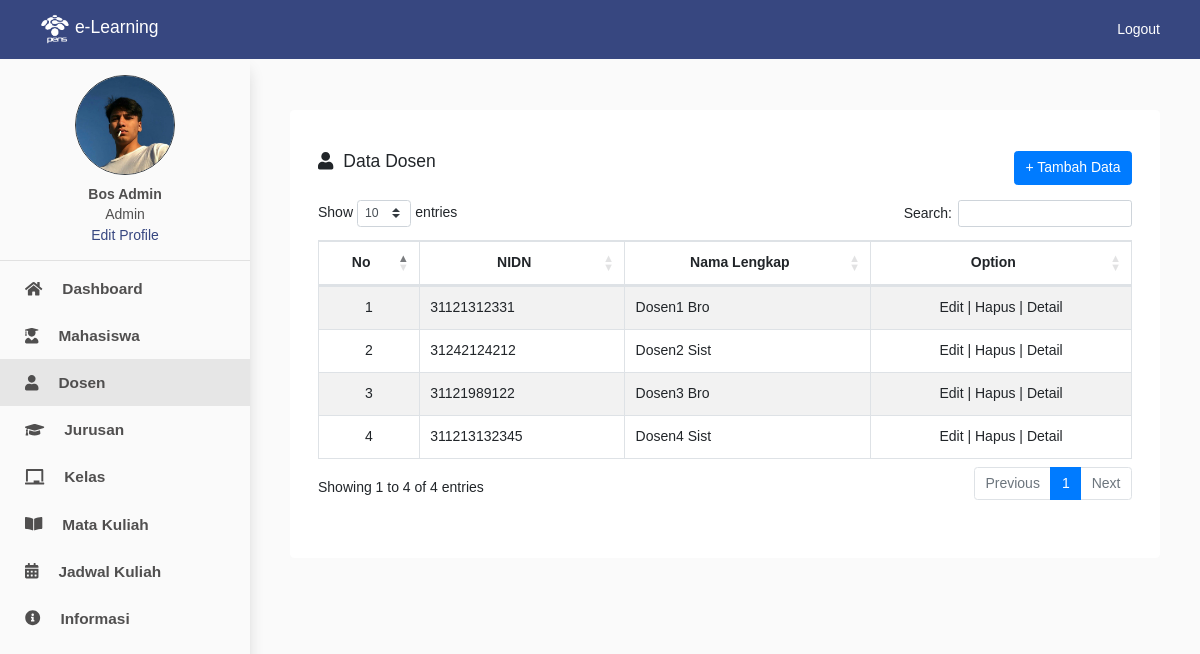
Screenshot of /view/admin/daftarDosen.php (signed in) with the database file from the repository.
### tables this page shows
CREATE TABLE `user` (
  `id` int(11) NOT NULL,
  `user_id` int(11) NOT NULL,
  `nama` varchar(100) NOT NULL,
  `email` varchar(100) NOT NULL,
  `password` varchar(100) NOT NULL,
  `nama_foto` varchar(100) NOT NULL,
  `tipe_foto` varchar(100) NOT NULL,
  `role` varchar(100) NOT NULL
);

CREATE TABLE `dosen` (
  `id` int(11) NOT NULL,
  `nidn` varchar(100) NOT NULL,
  `nama_depan` varchar(100) NOT NULL,
  `nama_belakang` varchar(100) NOT NULL,
  `jenis_kelamin` varchar(100) NOT NULL,
  `alamat` varchar(100) NOT NULL,
  `nohp` varchar(100) NOT NULL,
  `nama_foto` varchar(100) NOT NULL,
  `tipe_foto` varchar(100) NOT NULL
);

### view/admin/daftarDosen.php (the view, shortened to what this page needs)
<?php
include '../../config/connection.php';
$id = $_SESSION['id'];
$query = mysqli_query($connection, "SELECT * FROM user WHERE id = $id");
$result = mysqli_fetch_assoc($query);
?>
<!DOCTYPE html>
<html lang="en">
<head>
    <link rel="stylesheet" href="https://cdn.jsdelivr.net/npm/bootstrap@4.6.0/dist/css/bootstrap.min.css">
    <link rel="stylesheet" href="https://cdnjs.cloudflare.com/ajax/libs/font-awesome/5.13.0/css/all.min.css">
    <link rel="stylesheet" href="https://cdnjs.cloudflare.com/ajax/libs/twitter-bootstrap/4.5.2/css/bootstrap.css">
    <link rel="stylesheet" href="https://cdn.datatables.net/1.10.24/css/dataTables.bootstrap4.min.css">
    <link rel="stylesheet" href="../style.css">
</head>
<body style="background: #fafafa">
    <nav class="navbar navbar-light fixed-top" style="padding: 10px 40px; background-color: #374780">
        <a class="navbar-brand" href="#" style="color: #ffff">
            <img src="../assets/pens_putih.png" width="30" height="30" class="d-inline-block align-top" alt="">
            e-Learning
        </a>
        <span class="navbar-text">
            <a href="../../config/logout.php" style="color: #ffff; text-decoration: none">Logout</a>
        </span>
    </nav>
    <div class="wrapper">
        <nav id="sidebar">
            <div style="text-align: center; margin-top: 15px">
                <?php
                if ($result['nama_foto'] == '') {
                ?><img src="../assets/user.png" width="90px" height="90px" class="rounded-circle border border-dark"><br><br>
                <?php
                } else {
                ?><img src="../../profileUser/<?php echo $result['nama_foto'] ?>" width="100px" height="100px" class="rounded-circle border border-dark"><br><br>
                <?php
                }
                ?>
                <p style="margin-top: -12px; font-weight: bold; margin-bottom: 2px"><?php echo $result['nama'] ?></p>
                <p style="margin-top: -3px; margin-bottom: 0px">Admin</p>
                <a href="" style="color:#374780" data-toggle="modal" data-target="#editProfile">Edit Profile</a>
            </div>
            <hr>
            <ul class="list-unstyled components" style="margin-top: -10px">
                <li>
                    <a href="dashboard.php"><span class="fas fa-home" style="margin-right: 20px;"></span>Dashboard</a>
                </li>
                <li>
                    <a href="daftarMahasiswa.php"><span class="fas fa-user-graduate" style="margin-right: 20px;"></span>Mahasiswa</a>
                </li>
                <li class="active">
                    <a href="daftarDosen.php"><span class="fas fa-user" style="margin-right: 20px;"></span>Dosen</a>
                </li>
                <li>
                    <a href="daftarJurusan.php"><span class="fas fa-graduation-cap" style="margin-right: 20px;"></span>Jurusan</a>
                </li>
                <li>
                    <a href="daftarKelas.php"><span class="fas fa-chalkboard" style="margin-right: 20px;"></span>Kelas</a>
                </li>
                <li>
                    <a href="daftarMatkul.php"><span class="fas fa-book-open" style="margin-right: 20px;"></span>Mata Kuliah</a>
                </li>
                <li>
                    <a href="jadwalKuliah.php"><span class="fas fa-calendar-alt" style="margin-right: 20px;"></span>Jadwal Kuliah</a>
                </li>
                <li>
                    <a href="informasi.php"><span class="fas fa-info-circle" style="margin-right: 20px;"></span>Informasi</a>
                </li>
            </ul>
        </nav>
        <div class="content">
            <div style="padding: 30px 20px">
                <div class="jumbotron" style="background-color: #fff">
                    <div style="display: flex; justify-content: space-between">
                        <h5 style="margin-top: -15px; margin-bottom: 15px"><span class="fas fa-user" style="margin-right: 10px;"></span>Data Dosen</h5>
                        <button type="button" class="btn btn-primary" data-toggle="modal" data-target="#inputData" style="margin-top: -15px; margin-bottom: 15px">
                            + Tambah Data
                        </button>
                    </div>
                    <section>
                        <table id="example" class="table table-striped table-bordered" style="width:100%">
                            <thead>
                                <tr>
                                    <th style="text-align: center">No</th>
                                    <th style="text-align: center">NIDN</th>
                                    <th style="text-align: center">Nama Lengkap</th>
                                    <th style="text-align: center">Option</th>
                                </tr>
                            </thead>
                            <tbody>
                                <?php
                                $dataDosen = mysqli_query($connection, "SELECT * FROM dosen");
                                foreach ($dataDosen as $key => $value) { ?>
                                    <tr>
                                        <td style="text-align: center"><?php echo ++$key ?></td>
                                        <td><?php echo $value['nidn'] ?></td>
                                        <td><?php echo $value['nama_depan'] . ' ' . $value['nama_belakang'] ?></td>
                                        <td style="text-align: center">
                                            <a href="" data-toggle="modal" data-target="#editData<?php echo $value['id'] ?>">Edit</a> |
                                            <a href="" data-toggle="modal" data-target="#deleteData<?php echo $value['id'] ?>">Hapus</a> |
                                            <a href="" data-toggle="modal" data-target="#detailData<?php echo $value['id'] ?>">Detail</a>
                                        </td>
                                    </tr>
                                <?php
                                }
                                ?>
                            </tbody>
                        </table>
                    </section>
                </div>
            </div>
        </div>
    </div>
</body>
</html>

### view/style.css (style rules this page uses)
* { font-family: 'Poppins', sans-serif; font-size: 14px; }
.wrapper { display: flex; width: 100%; align-items: stretch; margin-top: 60px }
a, a:hover, a:focus { color: inherit; text-decoration: none; transition: all 0.3s; }
#sidebar { min-width: 250px; max-width: 250px; min-height: 100vh; background: rgb(250, 250, 250); color: rgb(80, 79, 79); transition: all 0.3s; box-shadow: 0 8px 16px -4px rgb(199, 199, 199); position: fixed; }
#sidebar ul li a { padding: 12px 25px; font-size: 1.1em; display: block; font-weight: 600; }
#sidebar ul li.active { color: rgb(80, 79, 79); background: #e6e6e6; }
.content { width: 100%; padding: 20px; min-height: 100vh; margin-left: 250px; }

### rows the page displays
user: nama_foto (picture), nama "Bos Admin"
dosen: nidn "31121312331", nama_depan "Dosen1", nama_belakang "Bro"
dosen: nidn "31242124212", nama_depan "Dosen2", nama_belakang "Sist"
dosen: nidn "31121989122", nama_depan "Dosen3", nama_belakang "Bro"
dosen: nidn "311213132345", nama_depan "Dosen4", nama_belakang "Sist"
